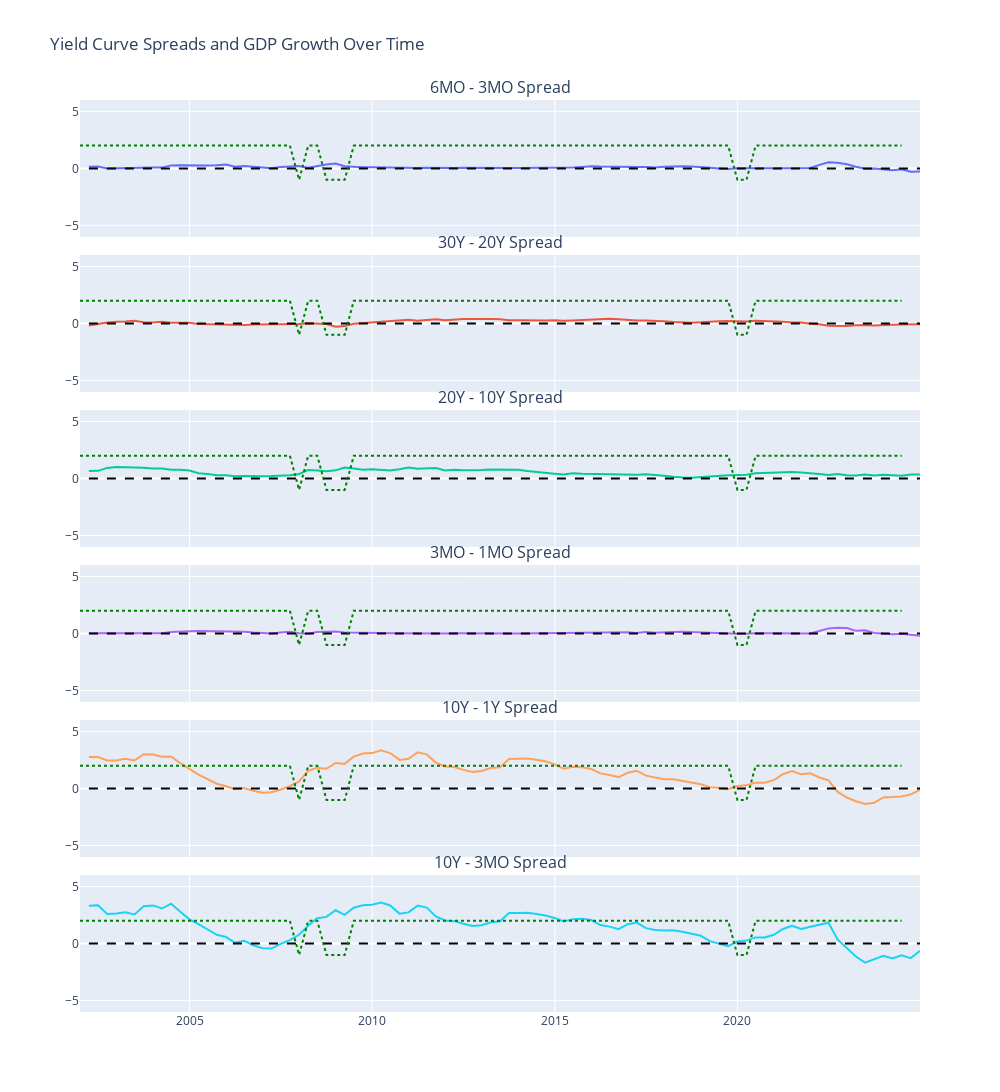

Notebook cell for this chart:
### Code cell
# Create subplots: 5 rows, 1 column
fig_spreads = make_subplots(
    rows=6, cols=1, 
    shared_xaxes=True,  
    vertical_spacing=0.02,  
    subplot_titles=[
        "6MO - 3MO Spread", 
        "30Y - 20Y Spread", 
        "20Y - 10Y Spread", 
        "3MO - 1MO Spread", 
        "10Y - 1Y Spread",
        "10Y - 3MO Spread"
    ]
)

fig_spreads.add_trace(
    go.Scatter(x=full_data['DATE'], y=full_data['Yield_Curve_6MO_3MO'], mode='lines', name='6MO - 3MO Spread'),
    row = 1, col = 1
)

fig_spreads.add_trace(
    go.Scatter(x=full_data['DATE'], y=full_data['Yield_Curve_30Y_20Y'], mode='lines', name='30Y - 20Y Spread'),
    row=2, col=1
)

fig_spreads.add_trace(
    go.Scatter(x=full_data['DATE'], y=full_data['Yield_Curve_20Y_10Y'], mode='lines', name='20Y - 10Y Spread'),
    row=3, col=1
)

fig_spreads.add_trace(
    go.Scatter(x=full_data['DATE'], y=full_data['Yield_Curve_3MO_1MO'], mode='lines', name='3MO - 1MO Spread'),
    row=4, col=1
)

fig_spreads.add_trace(
    go.Scatter(x=full_data['DATE'], y=full_data['Yield_Curve_10Y_1Y'], mode='lines', name='10Y-1Y Spread'),
    row=5, col=1
)

fig_spreads.add_trace(
    go.Scatter(x=full_data['DATE'], y=full_data['Yield_Curve_10Y_3MO'], mode='lines', name='10Y-3MO Spread'),
    row=6,col=1
)

for i in range(1, 7):  
    fig_spreads.add_trace(
        go.Scatter(x=full_data['DATE'], y=[0] * len(full_data), mode='lines', name='Zero Line', line=dict(dash='dash', color='black')),
        row=i, col=1)
    fig_spreads.add_trace(
        go.Scatter(x=gdp_data['DATE'], y=gdp_data['GDP_growth'], mode='lines', line=dict(color='green', dash='dot')),
        row=i, col=1)
    fig_spreads.update_yaxes(
        range=[-6, 6],  
        row=i, col=1)


fig_spreads.update_layout(
    title="Yield Curve Spreads and GDP Growth Over Time",
    height=2000, 
    width=1000,   
    showlegend=False  
)

fig_spreads.show()
